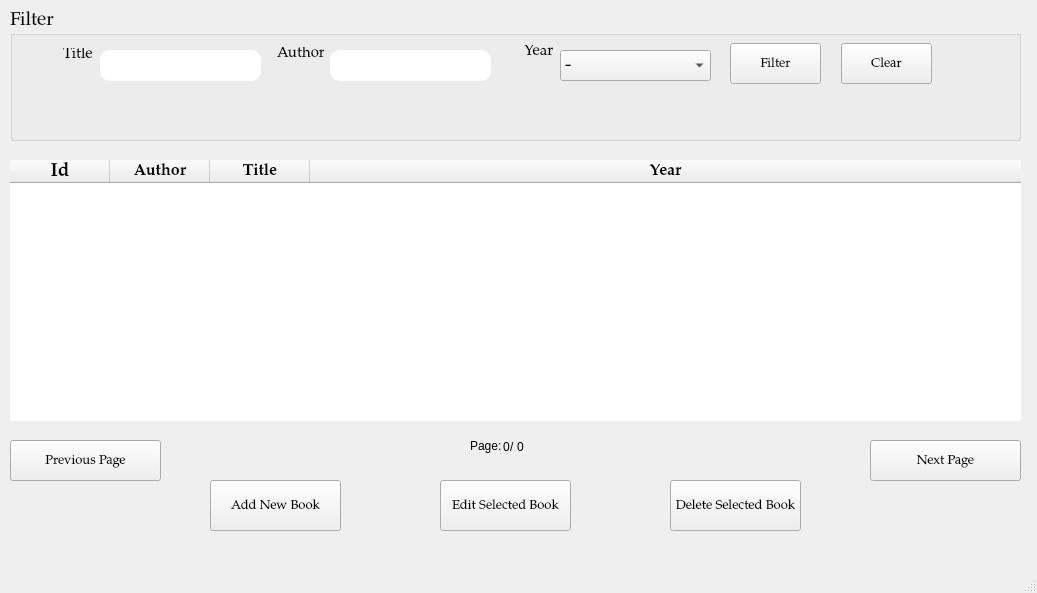
<?xml version="1.0" encoding="UTF-8"?>
<ui version="4.0">
 <class>MainWindow</class>
 <widget class="QMainWindow" name="MainWindow">
  <property name="geometry">
   <rect>
    <x>0</x>
    <y>0</y>
    <width>1037</width>
    <height>593</height>
   </rect>
  </property>
  <property name="windowTitle">
   <string>MainWindow</string>
  </property>
  <widget class="QWidget" name="centralwidget">
   <widget class="QWidget" name="verticalLayoutWidget">
    <property name="geometry">
     <rect>
      <x>10</x>
      <y>10</y>
      <width>1011</width>
      <height>131</height>
     </rect>
    </property>
    <layout class="QVBoxLayout" name="verticalLayout">
     <item>
      <widget class="QGroupBox" name="groupBox">
       <property name="font">
        <font>
         <family>Palatino Linotype</family>
         <pointsize>14</pointsize>
        </font>
       </property>
       <property name="title">
        <string>Filter</string>
       </property>
       <widget class="QLabel" name="label">
        <property name="geometry">
         <rect>
          <x>53</x>
          <y>38</y>
          <width>47</width>
          <height>13</height>
         </rect>
        </property>
        <property name="font">
         <font>
          <family>Palatino Linotype</family>
          <pointsize>11</pointsize>
         </font>
        </property>
        <property name="text">
         <string>Title</string>
        </property>
       </widget>
       <widget class="QLineEdit" name="title_edit">
        <property name="geometry">
         <rect>
          <x>90</x>
          <y>40</y>
          <width>161</width>
          <height>31</height>
         </rect>
        </property>
        <property name="font">
         <font>
          <family>Times New Roman</family>
          <pointsize>10</pointsize>
         </font>
        </property>
        <property name="styleSheet">
         <string notr="true">border-radius:10px;</string>
        </property>
       </widget>
       <widget class="QLabel" name="label_2">
        <property name="geometry">
         <rect>
          <x>267</x>
          <y>37</y>
          <width>47</width>
          <height>13</height>
         </rect>
        </property>
        <property name="font">
         <font>
          <family>Palatino Linotype</family>
          <pointsize>11</pointsize>
         </font>
        </property>
        <property name="text">
         <string>Author:</string>
        </property>
       </widget>
       <widget class="QLineEdit" name="author_edit">
        <property name="geometry">
         <rect>
          <x>320</x>
          <y>40</y>
          <width>161</width>
          <height>31</height>
         </rect>
        </property>
        <property name="font">
         <font>
          <family>Times New Roman</family>
          <pointsize>10</pointsize>
         </font>
        </property>
        <property name="styleSheet">
         <string notr="true">border-radius:10px;</string>
        </property>
       </widget>
       <widget class="QLabel" name="label_3">
        <property name="geometry">
         <rect>
          <x>514</x>
          <y>35</y>
          <width>47</width>
          <height>13</height>
         </rect>
        </property>
        <property name="font">
         <font>
          <family>Palatino Linotype</family>
          <pointsize>11</pointsize>
         </font>
        </property>
        <property name="text">
         <string>Year</string>
        </property>
       </widget>
       <widget class="QComboBox" name="year_select">
        <property name="geometry">
         <rect>
          <x>550</x>
          <y>40</y>
          <width>151</width>
          <height>31</height>
         </rect>
        </property>
        <property name="duplicatesEnabled">
         <bool>false</bool>
        </property>
        <item>
         <property name="text">
          <string>-</string>
         </property>
        </item>
       </widget>
       <widget class="QPushButton" name="filter_button">
        <property name="geometry">
         <rect>
          <x>720</x>
          <y>33</y>
          <width>91</width>
          <height>41</height>
         </rect>
        </property>
        <property name="font">
         <font>
          <family>Palatino Linotype</family>
          <pointsize>10</pointsize>
         </font>
        </property>
        <property name="text">
         <string>Filter</string>
        </property>
       </widget>
       <widget class="QPushButton" name="clear_button">
        <property name="geometry">
         <rect>
          <x>831</x>
          <y>33</y>
          <width>91</width>
          <height>41</height>
         </rect>
        </property>
        <property name="font">
         <font>
          <pointsize>10</pointsize>
         </font>
        </property>
        <property name="text">
         <string>Clear</string>
        </property>
       </widget>
      </widget>
     </item>
    </layout>
   </widget>
   <widget class="QPushButton" name="previous_button">
    <property name="geometry">
     <rect>
      <x>10</x>
      <y>440</y>
      <width>151</width>
      <height>41</height>
     </rect>
    </property>
    <property name="font">
     <font>
      <family>Palatino Linotype</family>
      <pointsize>10</pointsize>
     </font>
    </property>
    <property name="text">
     <string>Previous Page</string>
    </property>
   </widget>
   <widget class="QPushButton" name="next_button">
    <property name="geometry">
     <rect>
      <x>870</x>
      <y>440</y>
      <width>151</width>
      <height>41</height>
     </rect>
    </property>
    <property name="font">
     <font>
      <family>Palatino Linotype</family>
      <pointsize>10</pointsize>
     </font>
    </property>
    <property name="text">
     <string>Next Page</string>
    </property>
   </widget>
   <widget class="QPushButton" name="add_button">
    <property name="geometry">
     <rect>
      <x>210</x>
      <y>480</y>
      <width>131</width>
      <height>51</height>
     </rect>
    </property>
    <property name="font">
     <font>
      <family>Palatino Linotype</family>
      <pointsize>10</pointsize>
     </font>
    </property>
    <property name="text">
     <string>Add New Book</string>
    </property>
   </widget>
   <widget class="QPushButton" name="edit_button">
    <property name="geometry">
     <rect>
      <x>440</x>
      <y>480</y>
      <width>131</width>
      <height>51</height>
     </rect>
    </property>
    <property name="font">
     <font>
      <family>Palatino Linotype</family>
      <pointsize>10</pointsize>
     </font>
    </property>
    <property name="text">
     <string>Edit Selected Book</string>
    </property>
   </widget>
   <widget class="QPushButton" name="delete_button">
    <property name="geometry">
     <rect>
      <x>670</x>
      <y>480</y>
      <width>131</width>
      <height>51</height>
     </rect>
    </property>
    <property name="font">
     <font>
      <family>Palatino Linotype</family>
      <pointsize>10</pointsize>
     </font>
    </property>
    <property name="text">
     <string>Delete Selected Book</string>
    </property>
   </widget>
   <widget class="QLabel" name="label_7">
    <property name="geometry">
     <rect>
      <x>470</x>
      <y>430</y>
      <width>31</width>
      <height>31</height>
     </rect>
    </property>
    <property name="text">
     <string>Page:</string>
    </property>
   </widget>
   <widget class="QLabel" name="num_label">
    <property name="geometry">
     <rect>
      <x>503</x>
      <y>440</y>
      <width>47</width>
      <height>13</height>
     </rect>
    </property>
    <property name="text">
     <string>0</string>
    </property>
   </widget>
   <widget class="QTableWidget" name="tableWidget">
    <property name="geometry">
     <rect>
      <x>10</x>
      <y>160</y>
      <width>1011</width>
      <height>261</height>
     </rect>
    </property>
    <property name="font">
     <font>
      <family>Palatino Linotype</family>
      <pointsize>14</pointsize>
     </font>
    </property>
    <property name="styleSheet">
     <string notr="true">selection-color:white;
selection-background-color: rgb(206, 206, 206);</string>
    </property>
    <property name="frameShape">
     <enum>QFrame::NoFrame</enum>
    </property>
    <property name="editTriggers">
     <set>QAbstractItemView::AnyKeyPressed|QAbstractItemView::DoubleClicked</set>
    </property>
    <property name="alternatingRowColors">
     <bool>true</bool>
    </property>
    <property name="gridStyle">
     <enum>Qt::DotLine</enum>
    </property>
    <property name="rowCount">
     <number>0</number>
    </property>
    <property name="columnCount">
     <number>4</number>
    </property>
    <attribute name="horizontalHeaderCascadingSectionResizes">
     <bool>false</bool>
    </attribute>
    <attribute name="horizontalHeaderStretchLastSection">
     <bool>true</bool>
    </attribute>
    <attribute name="verticalHeaderVisible">
     <bool>false</bool>
    </attribute>
    <column>
     <property name="text">
      <string>Id</string>
     </property>
     <property name="font">
      <font>
       <weight>75</weight>
       <bold>true</bold>
      </font>
     </property>
     <property name="textAlignment">
      <set>AlignCenter</set>
     </property>
    </column>
    <column>
     <property name="text">
      <string>Author</string>
     </property>
     <property name="font">
      <font>
       <pointsize>12</pointsize>
       <weight>75</weight>
       <bold>true</bold>
      </font>
     </property>
     <property name="textAlignment">
      <set>AlignCenter</set>
     </property>
    </column>
    <column>
     <property name="text">
      <string>Title</string>
     </property>
     <property name="font">
      <font>
       <pointsize>12</pointsize>
       <weight>75</weight>
       <bold>true</bold>
      </font>
     </property>
     <property name="textAlignment">
      <set>AlignCenter</set>
     </property>
    </column>
    <column>
     <property name="text">
      <string>Year</string>
     </property>
     <property name="font">
      <font>
       <pointsize>12</pointsize>
       <weight>75</weight>
       <bold>true</bold>
      </font>
     </property>
     <property name="textAlignment">
      <set>AlignCenter</set>
     </property>
    </column>
   </widget>
   <widget class="QLabel" name="label_4">
    <property name="geometry">
     <rect>
      <x>510</x>
      <y>440</y>
      <width>47</width>
      <height>13</height>
     </rect>
    </property>
    <property name="text">
     <string>/</string>
    </property>
   </widget>
   <widget class="QLabel" name="denom_label">
    <property name="geometry">
     <rect>
      <x>517</x>
      <y>440</y>
      <width>47</width>
      <height>13</height>
     </rect>
    </property>
    <property name="text">
     <string>0</string>
    </property>
   </widget>
  </widget>
  <widget class="QMenuBar" name="menubar">
   <property name="geometry">
    <rect>
     <x>0</x>
     <y>0</y>
     <width>1037</width>
     <height>21</height>
    </rect>
   </property>
  </widget>
  <widget class="QStatusBar" name="statusbar"/>
 </widget>
 <resources/>
 <connections/>
</ui>
